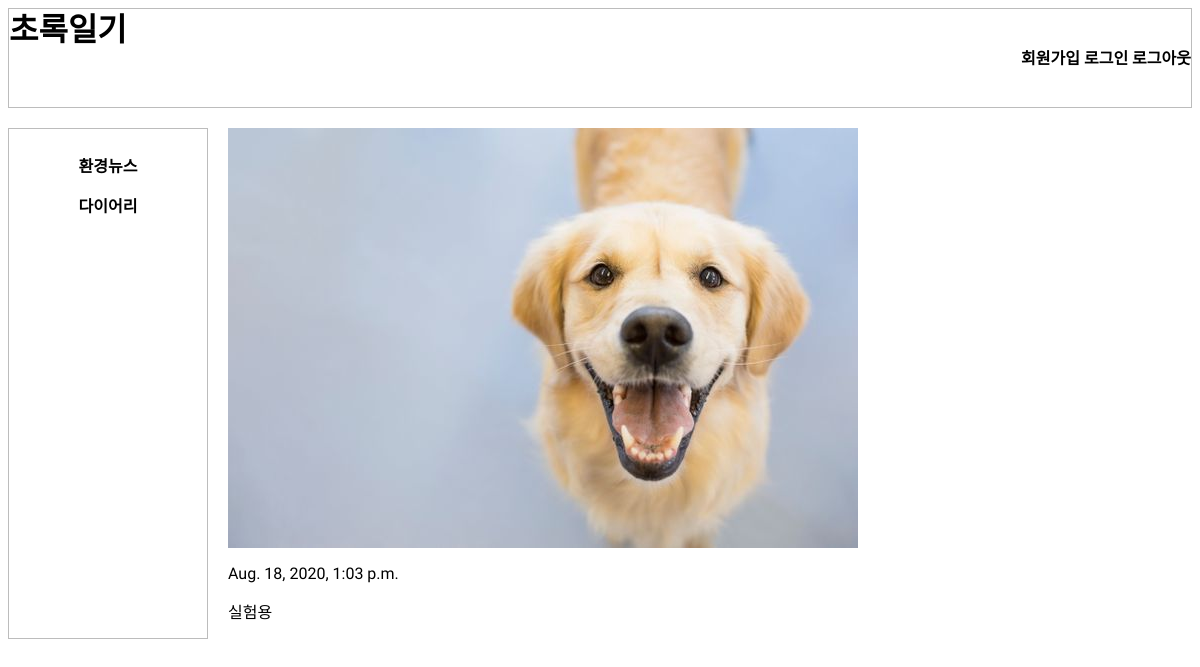
/detail/3, run on the app's committed database.
### diary/models.py (models this page shows, shortened)
class Diary(models.Model):
    author = models.ForeignKey(User, on_delete=models.CASCADE, related_name="user")
    text = models.TextField(blank=True)
    image = models.ImageField(upload_to = 'photo/%Y/%m/%d')
    created = models.DateTimeField(auto_now_add=True)

### diary/views.py (the view)
# urls.py: path("detail/<int:pk>", DiaryDetail.as_view(), name="detail"),
class DiaryDetail(DetailView):
    model = Diary
    template_name_suffix = '_detail'

### templates/diary/diary_detail.html
{% extends "base.html" %}
{% block content %}
  <div class="row">
    <div class="col-md-12">
        <div class="row">
            <img src="{{ object.image.url }}">
			      <p>{{ object.created }}</p>
			      <p>{{ object.text }}</p>
        </div>
    </div>
  </div>
{% endblock %}

### static/css/base.css (style rules this page uses)
body { font-family: 'Poor Story', cursive; }

### data on the page
Diary: image (picture), created "Aug. 18, 2020, 1:03 p.m.", text "실험용"
